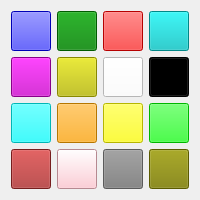
<?xml version="1.0" encoding="UTF-8"?>
<ui version="4.0">
 <class>colorPicker</class>
 <widget class="QWidget" name="colorPicker">
  <property name="geometry">
   <rect>
    <x>0</x>
    <y>0</y>
    <width>200</width>
    <height>200</height>
   </rect>
  </property>
  <property name="minimumSize">
   <size>
    <width>200</width>
    <height>200</height>
   </size>
  </property>
  <property name="windowTitle">
   <string>Form</string>
  </property>
  <layout class="QGridLayout" name="gridLayout">
   <item row="2" column="3">
    <widget class="QToolButton" name="toolButton_11">
     <property name="sizePolicy">
      <sizepolicy hsizetype="Expanding" vsizetype="Expanding">
       <horstretch>0</horstretch>
       <verstretch>0</verstretch>
      </sizepolicy>
     </property>
     <property name="styleSheet">
      <string notr="true">background-color: rgb(255, 255, 0)
</string>
     </property>
     <property name="text">
      <string/>
     </property>
    </widget>
   </item>
   <item row="0" column="0">
    <widget class="QToolButton" name="toolButton">
     <property name="sizePolicy">
      <sizepolicy hsizetype="Expanding" vsizetype="Expanding">
       <horstretch>0</horstretch>
       <verstretch>0</verstretch>
      </sizepolicy>
     </property>
     <property name="autoFillBackground">
      <bool>false</bool>
     </property>
     <property name="styleSheet">
      <string notr="true">background-color: rgb(0, 0, 255)
</string>
     </property>
     <property name="text">
      <string/>
     </property>
    </widget>
   </item>
   <item row="0" column="4">
    <widget class="QToolButton" name="toolButton_4">
     <property name="sizePolicy">
      <sizepolicy hsizetype="Expanding" vsizetype="Expanding">
       <horstretch>0</horstretch>
       <verstretch>0</verstretch>
      </sizepolicy>
     </property>
     <property name="styleSheet">
      <string notr="true">background-color: rgb(0, 191, 191)</string>
     </property>
     <property name="text">
      <string/>
     </property>
    </widget>
   </item>
   <item row="0" column="1">
    <widget class="QToolButton" name="toolButton_2">
     <property name="sizePolicy">
      <sizepolicy hsizetype="Expanding" vsizetype="Expanding">
       <horstretch>0</horstretch>
       <verstretch>0</verstretch>
      </sizepolicy>
     </property>
     <property name="styleSheet">
      <string notr="true">background-color:rgb(0, 128, 0)
</string>
     </property>
     <property name="text">
      <string/>
     </property>
    </widget>
   </item>
   <item row="2" column="4">
    <widget class="QToolButton" name="toolButton_12">
     <property name="sizePolicy">
      <sizepolicy hsizetype="Expanding" vsizetype="Expanding">
       <horstretch>0</horstretch>
       <verstretch>0</verstretch>
      </sizepolicy>
     </property>
     <property name="styleSheet">
      <string notr="true">background-color: rgb(0, 255, 0)
</string>
     </property>
     <property name="text">
      <string/>
     </property>
    </widget>
   </item>
   <item row="2" column="1">
    <widget class="QToolButton" name="toolButton_10">
     <property name="sizePolicy">
      <sizepolicy hsizetype="Expanding" vsizetype="Expanding">
       <horstretch>0</horstretch>
       <verstretch>0</verstretch>
      </sizepolicy>
     </property>
     <property name="styleSheet">
      <string notr="true">background-color:rgb(255, 165, 0)</string>
     </property>
     <property name="text">
      <string/>
     </property>
    </widget>
   </item>
   <item row="2" column="0">
    <widget class="QToolButton" name="toolButton_9">
     <property name="sizePolicy">
      <sizepolicy hsizetype="Expanding" vsizetype="Expanding">
       <horstretch>0</horstretch>
       <verstretch>0</verstretch>
      </sizepolicy>
     </property>
     <property name="styleSheet">
      <string notr="true">background-color: rgb(0, 255, 255)
</string>
     </property>
     <property name="text">
      <string/>
     </property>
    </widget>
   </item>
   <item row="1" column="3">
    <widget class="QToolButton" name="toolButton_7">
     <property name="sizePolicy">
      <sizepolicy hsizetype="Expanding" vsizetype="Expanding">
       <horstretch>0</horstretch>
       <verstretch>0</verstretch>
      </sizepolicy>
     </property>
     <property name="styleSheet">
      <string notr="true">background-color: rgb(255, 255, 255)
</string>
     </property>
     <property name="text">
      <string/>
     </property>
    </widget>
   </item>
   <item row="1" column="4">
    <widget class="QToolButton" name="toolButton_8">
     <property name="sizePolicy">
      <sizepolicy hsizetype="Expanding" vsizetype="Expanding">
       <horstretch>0</horstretch>
       <verstretch>0</verstretch>
      </sizepolicy>
     </property>
     <property name="styleSheet">
      <string notr="true">background-color: rgb(0, 0, 0)
</string>
     </property>
     <property name="text">
      <string/>
     </property>
    </widget>
   </item>
   <item row="0" column="3">
    <widget class="QToolButton" name="toolButton_3">
     <property name="sizePolicy">
      <sizepolicy hsizetype="Expanding" vsizetype="Expanding">
       <horstretch>0</horstretch>
       <verstretch>0</verstretch>
      </sizepolicy>
     </property>
     <property name="styleSheet">
      <string notr="true">background-color: rgb(255, 0, 0)
</string>
     </property>
     <property name="text">
      <string/>
     </property>
    </widget>
   </item>
   <item row="1" column="1">
    <widget class="QToolButton" name="toolButton_6">
     <property name="sizePolicy">
      <sizepolicy hsizetype="Expanding" vsizetype="Expanding">
       <horstretch>0</horstretch>
       <verstretch>0</verstretch>
      </sizepolicy>
     </property>
     <property name="styleSheet">
      <string notr="true">background-color: rgb(191, 191, 0)
</string>
     </property>
     <property name="text">
      <string/>
     </property>
    </widget>
   </item>
   <item row="1" column="0">
    <widget class="QToolButton" name="toolButton_5">
     <property name="sizePolicy">
      <sizepolicy hsizetype="Expanding" vsizetype="Expanding">
       <horstretch>0</horstretch>
       <verstretch>0</verstretch>
      </sizepolicy>
     </property>
     <property name="styleSheet">
      <string notr="true">background-color: rgb(191, 0, 191)
</string>
     </property>
     <property name="text">
      <string/>
     </property>
    </widget>
   </item>
   <item row="3" column="0">
    <widget class="QToolButton" name="toolButton_13">
     <property name="sizePolicy">
      <sizepolicy hsizetype="Expanding" vsizetype="Expanding">
       <horstretch>0</horstretch>
       <verstretch>0</verstretch>
      </sizepolicy>
     </property>
     <property name="styleSheet">
      <string notr="true">background-color: rgb(165, 42, 42)
</string>
     </property>
     <property name="text">
      <string/>
     </property>
    </widget>
   </item>
   <item row="3" column="1">
    <widget class="QToolButton" name="toolButton_14">
     <property name="sizePolicy">
      <sizepolicy hsizetype="Expanding" vsizetype="Expanding">
       <horstretch>0</horstretch>
       <verstretch>0</verstretch>
      </sizepolicy>
     </property>
     <property name="styleSheet">
      <string notr="true">background-color:rgb(255, 192, 203)</string>
     </property>
     <property name="text">
      <string/>
     </property>
    </widget>
   </item>
   <item row="3" column="3">
    <widget class="QToolButton" name="toolButton_15">
     <property name="sizePolicy">
      <sizepolicy hsizetype="Expanding" vsizetype="Expanding">
       <horstretch>0</horstretch>
       <verstretch>0</verstretch>
      </sizepolicy>
     </property>
     <property name="styleSheet">
      <string notr="true">background-color: rgb(128, 128, 128)
</string>
     </property>
     <property name="text">
      <string/>
     </property>
    </widget>
   </item>
   <item row="3" column="4">
    <widget class="QToolButton" name="toolButton_16">
     <property name="sizePolicy">
      <sizepolicy hsizetype="Expanding" vsizetype="Expanding">
       <horstretch>0</horstretch>
       <verstretch>0</verstretch>
      </sizepolicy>
     </property>
     <property name="styleSheet">
      <string notr="true">background-color: rgb(128, 128, 0)
</string>
     </property>
     <property name="text">
      <string/>
     </property>
    </widget>
   </item>
  </layout>
 </widget>
 <resources/>
 <connections/>
</ui>
